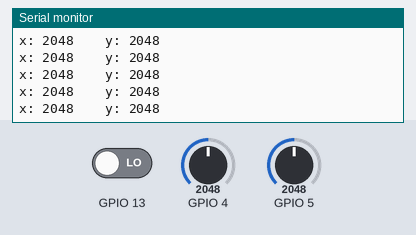
Bench run of a sketch on a simulated ESP32. Parts: the last lines printed to the serial monitor. The inputs (shaded band) are chosen by the test bench; at power-on: GPIO 13 LOW, GPIO 4 = 2048, GPIO 5 = 2048.

Above: at 1.3 s.
1.4 s: GPIO 13 driven HIGH
At 1.78 s:
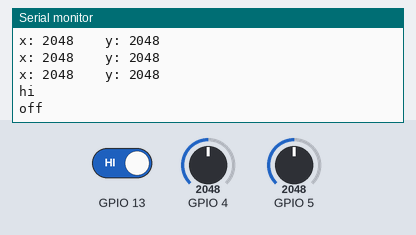
3.1 s: GPIO 4 set to 2866
At 3.54 s:
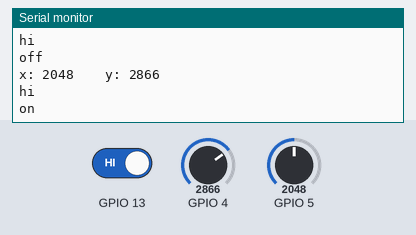
4.6 s: GPIO 5 set to 2866
At 4.79 s:
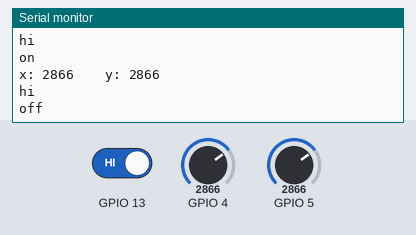
6.1 s: GPIO 4 set to 3603
At 6.3 s:
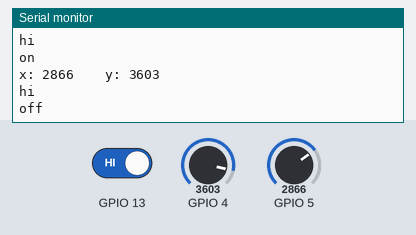
7.6 s: GPIO 5 set to 3603
At 7.8 s:
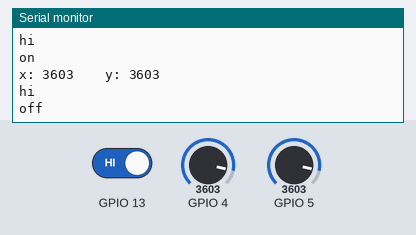
Timing chart, 0 to 10.1 s (numbered marks = the images above; inputs shaded):
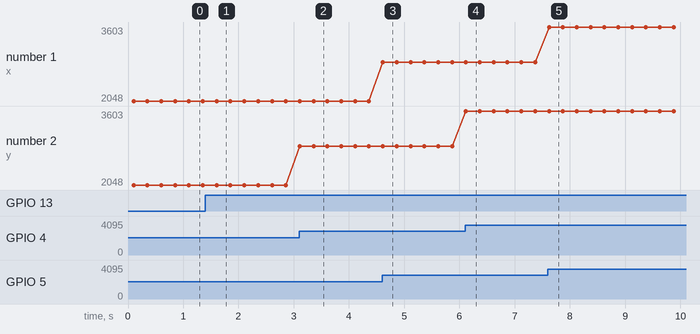

The sketch:

controller.ino
```cpp
#include <WiFi.h>
#include <esp_now.h>

uint8_t peerMac[] = {0x90, 0x70, 0x69, 0xE0, 0x2A, 0x48};
// Dark board MAC: 10:20:BA:0D:FB:88
// Light board MAC: 90:70:69:E0:2A:48
const uint8_t on[] = {4};
const uint8_t off[] = {5};
const uint8_t hold[] = {6};
bool sendStat = false;

void setup() {
    Serial.begin(115200);
    pinMode(13, INPUT);
    pinMode(4, INPUT);
    pinMode(5, INPUT);

    delay(100);

    WiFi.mode(WIFI_STA);
    esp_now_init();
    esp_now_peer_info_t peer = {};
    memcpy(peer.peer_addr, peerMac, 6);
    peer.channel = 0;
    peer.encrypt = false;
    esp_now_add_peer(&peer);
}

void loop() {
    int y = analogRead(4);
    int x = analogRead(5);
    Serial.printf("x: %d\t\ty: %d\n", x, y);

    int pinStat = digitalRead(13);

    if (pinStat == HIGH) {
        Serial.println("hi");
        if (sendStat) {
          Serial.println("on");
          esp_now_send(peerMac, on, 1);
        } else {
          Serial.println("off");
           esp_now_send(peerMac, off, 1);
        }
        sendStat = !sendStat;
    } else {
        esp_now_send(peerMac, hold, 1);
    }
    delay(250);
    //const char *msg = ":3";

    //esp_now_send(peerMac, (uint8_t *)msg, strlen(msg));


}

void printMacToSerial() {
    //Serial.begin(115200);
    WiFi.mode(WIFI_STA);
    delay(500);
    Serial.print("MAC address: ");
    Serial.println(WiFi.macAddress());
}
```

Measured:
- after the input at 1.4 s, the serial monitor: prints a new line after 0.20 s (image 1)
- after the input at 3.1 s, the serial monitor: prints a new line at once (image 2)
- after the input at 4.6 s, the serial monitor: prints a new line at once (image 3)
- after the input at 6.1 s, the serial monitor: prints a new line at once (image 4)
- after the input at 7.6 s, the serial monitor: prints a new line at once (image 5)
- plotted number 2: 2048 → 2866 after the input at 3.1 s, 2866 → 3603 after the input at 6.1 s
